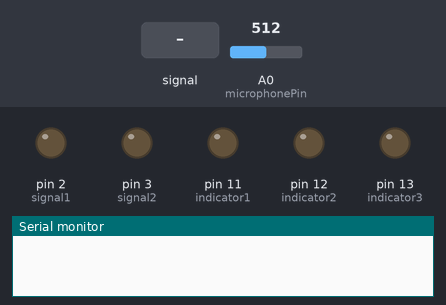
The sketch below on a simulated Arduino Uno, built with avr-gcc and run on an emulated ATmega328P. Shown: output pins drawn as LEDs (lit = HIGH), the last lines printed to the serial monitor. Dashed ring = blinking. Inputs (shaded band) come from the test bench; at power-on: A0 (microphonePin) = 512.

Above: at 1.2 s.
1.3 s: A0 (microphonePin) fed a 200 Hz sine of ±255 counts around its level
At 1.4 s:
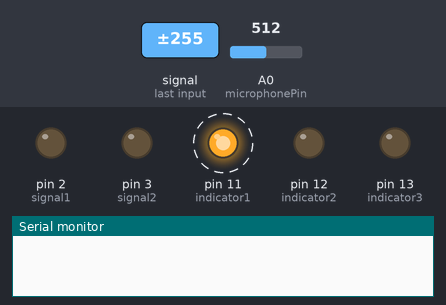
At 4.2 s:
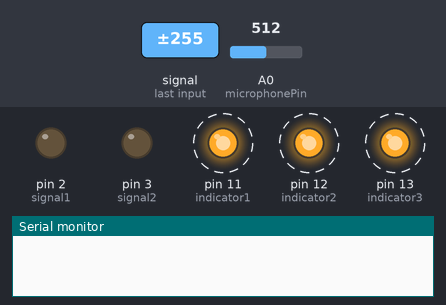
4.3 s: A0 (microphonePin) set to 306
7.3 s: A0 (microphonePin) set to 591
8.8 s: A0 (microphonePin) set to 617
At 9.1 s:
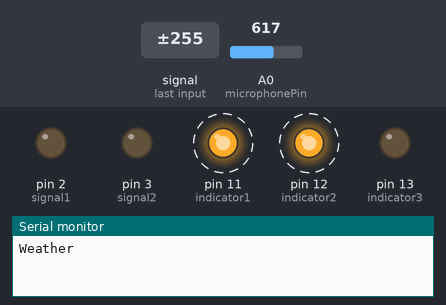
11.8 s: A0 (microphonePin) set to 590
Timing chart, 0 to 15.7 s (numbered marks = the images above; inputs shaded):
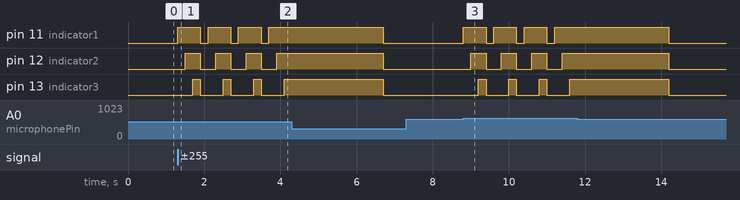

Measured:
- the behaviour switches between 600 and 601 on A0 (microphonePin) (found by bisection; images 2 and 3)
- after the input at 1.3 s, pin 11 (indicator1): alternates HIGH for 0.60 s and LOW for 0.20 s, starting at once; pin 12 (indicator2): alternates HIGH for 0.40 s and LOW for 0.40 s, starting after 0.20 s; pin 13 (indicator3): alternates HIGH for 0.20 s and LOW for 0.60 s, starting after 0.40 s
- after the input at 7.3 s, every drawn part: stays the same
- after the input at 8.8 s, pin 11 (indicator1): alternates HIGH for 0.60 s and LOW for 0.20 s, starting at once; pin 12 (indicator2): alternates HIGH for 0.40 s and LOW for 0.40 s, starting after 0.20 s; pin 13 (indicator3): alternates HIGH for 0.20 s and LOW for 0.60 s, starting after 0.40 s

The sketch:

ArduinoDriver_ECE480_Project3.ino
```cpp
/*
  FileName: ArduinoDriverProject3.ino
  Author: Arthur J. Miller & Dillon Smolinski
  Date:   03-01-2016
  Purpose: Winter 2016, Cal Poly Pomona, ECE 480, Project 3
  Outline:
    1. Program will wait for user sound input (clap)
    2. After a clap is heard the user has INTERVAL amount of time to clap 1,2, or 3 times
    3. Each clap will turn on an indicator light allowing user to know what option is being chosen
    4. Depending on the number of claps different signals will be sent
      a. 1 clap: signal led 1 (toggle on or off)
      b. 2 clap: signal led 2 (toggle on or off)
      c. 3 clap: send seriel signal "Weather" over usb
        * a python program will be waiting for this signal, and will pull weather data file from
          weather underground and display on gui
  Hardware:
    1. Adafruit Electret Microphone Amplifier with Adjustable Gain
    2. Arduion Uno
    3. 5 leds
    4. 5 330ohm resistors
*/

// The indicator leds will turn on in series and stay on for each INTERVAL
const int indicator1=11; //Indicates one clap on pin11
const int indicator2=12; //Indicates two clap on pin12
const int indicator3=13; //Indicates three clap on pin13
// These leds will represent signals to various applications
const int signal1=2; //Indicates one clap on pin11
const int signal2=3; //Indicates two clap on pin12
// Setup for amount of time we will listen for user input claps
unsigned long timer; // the timer
unsigned long INTERVAL = 3000; // the repeat interval
// Other variables
int sample; //the variable that will hold the value read from the microphone each time
int claps; // # of claps in INTERVAL of time -> determines action signal
const int threshold= 600;//the microphone threshold sound level at which the LED will turn on
const int microphonePin= 0; //the microphone positive terminal will connect to analog pin A0 to be read


void setup() {
  claps = 0; // Intialize # claps to zero
  timer = millis(); // start timer
  pinMode (indicator1, OUTPUT);//sets digital pin 13 as output
  pinMode (indicator2, OUTPUT);//sets digital pin 13 as output
  pinMode (indicator3, OUTPUT);//sets digital pin 13 as output
  pinMode (signal1, OUTPUT);//sets digital pin 13 as output
  pinMode (signal2, OUTPUT);//sets digital pin 13 as output
  Serial.begin(9600); //sets the baud rate at 9600 so we can check the values the microphone is obtaining on the Serial Monitor
}//End setup()

void loop(){
  sample= analogRead(microphonePin); //the arduino takes continuous readings from the microphone
  //**** Send seriel signal and reset counter every INTERVAL # of mili seconds
    if ( (claps!=0) && ((millis()-timer) > INTERVAL) ) {
    // timed out
    switch(claps){
      // send signals depending on # of claps
      case 1:
        digitalWrite (signal1, !digitalRead(signal1)); // Toggle signal1
        break;
      case 2:
        digitalWrite (signal2, !digitalRead(signal2)); // Toggle signal2
        break;
      case 3:
        Serial.println("Weather");  // prints hello with ending line break
        break;
      default:
        break;
    }//END switch-case
    //**** Reset for next listen INTERVAL
    // Reset indicator leds
    digitalWrite (indicator1, LOW);
    digitalWrite (indicator2, LOW);
    digitalWrite (indicator3, LOW);
    // Reset timer logic
    timer += INTERVAL;// reset timer by moving it along to the next interval
    claps = 0; // reset counter of clap times
   }//END if()

  //**** Listen for clap -> {turn Led on and incriment counter if clap}
  if (sample > threshold){
    claps++;
    switch(claps){
      case 1:
        digitalWrite (indicator1, HIGH); //if the reading is greater than the threshold value, LED turns on
        timer = millis(); // keeps timer synced
        break;
      case 2:
        digitalWrite (indicator2, HIGH); //if the reading is greater than the threshold value, LED turns on
        break;
      case 3:
        digitalWrite (indicator3, HIGH); //if the reading is greater than the threshold value, LED turns on
        break;
      default:
        claps = 0;
        digitalWrite (indicator1, LOW);
        digitalWrite (indicator2, LOW);
        digitalWrite (indicator3, LOW);
        break;
    }//END switch-case
    delay(200); // Wont work without slight delay between claps
   }//End if()

}//End loop()
```
